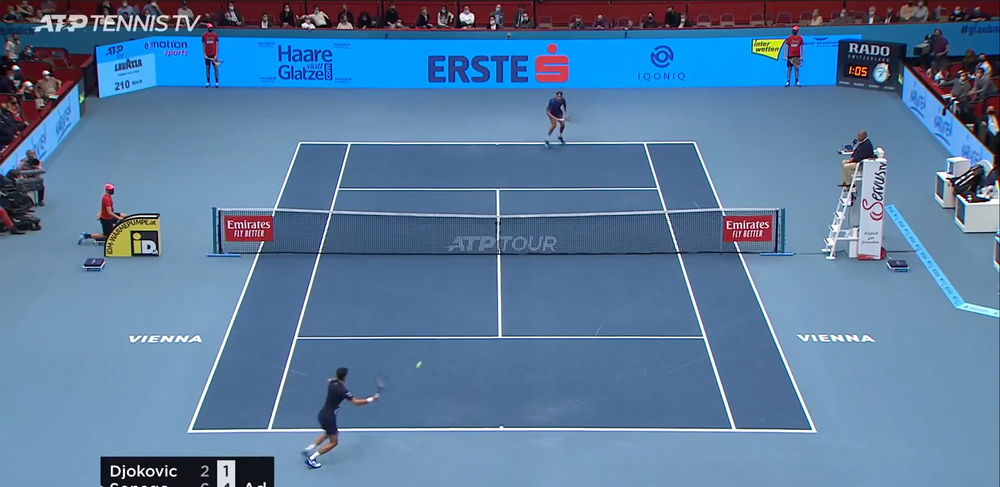
#> input picture input_videos/image (5).png, 1000 x 487 px, shrunk from 2471 x 1204 before the run
$ python -i find_intersections.py   (imports and definitions only)
#> lines starting #> are read from the running program, lines starting #| are printed output that depends on the picture
#> further down, picture is the input picture: shape (487, 1000, 3); mean B, G, R 158.8, 123.3, 89.6
import cv2
import numpy as np


def find_intersection(lines):
    if len(lines) < 2:
        return None
    A = []
    B = []
    for line in lines:
        for x1, y1, x2, y2 in line:
            A.append([y2 - y1, x1 - x2])
            B.append([(y2 - y1) * x1 + (x1 - x2) * y1])
    A = np.array(A)
    B = np.array(B)
    intersection = np.linalg.lstsq(A, B, rcond=None)[0]
    return int(intersection[0]), int(intersection[1])

def get_coords(image):
    gray = cv2.cvtColor(image, cv2.COLOR_BGR2GRAY)
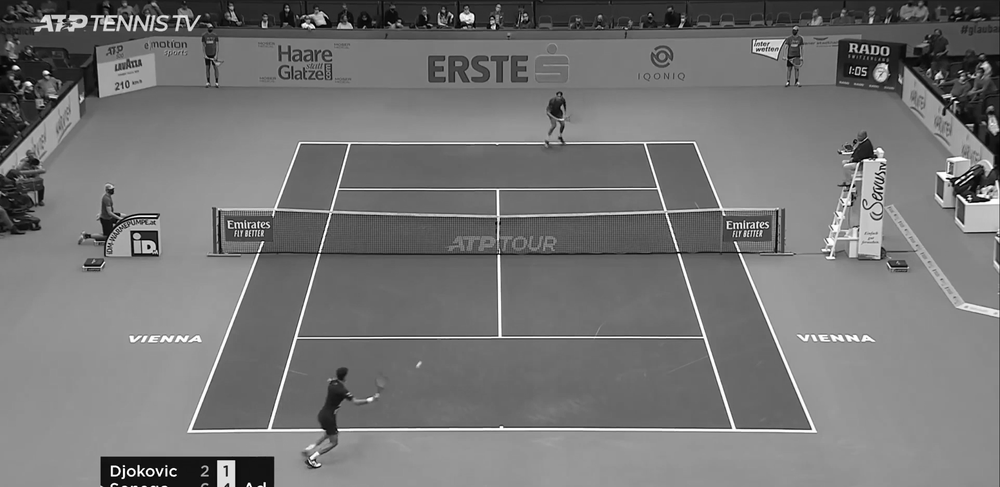
#> gray: shape (487, 1000); min 0, max 255, mean 117.3

    gray = cv2.GaussianBlur(gray, (5, 5), 0)

    edges = cv2.Canny(gray,100, 200, apertureSize=3)
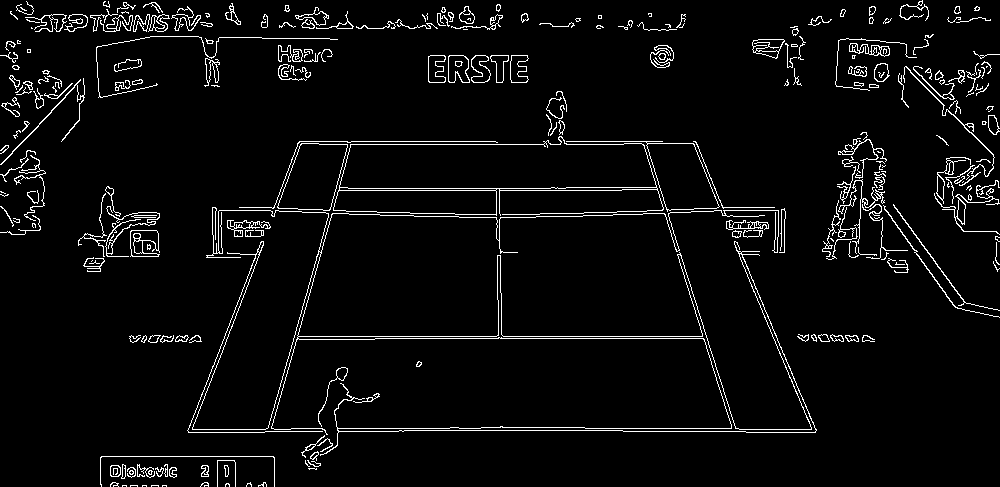
#> edges: shape (487, 1000); 4.4% white in thin lines or dots

    lines = cv2.HoughLinesP(edges, 1, np.pi / 180, 1, minLineLength=10, maxLineGap=1)
#> lines = 216 rows, first 6: [103, 262, 103, 246], [64, 138, 77, 121], [584, 212, 598, 212], [554, 336, 598, 336], [140, 224, 154, 221], [967, 202, 984, 202]

    intersection = find_intersection(lines)
#> the loop in find_intersection, `for line in lines:` made 216 passes
#> after the loop in find_intersection, `for line in lines:`: A = 216 pairs, first value -142 to 77, second value -229 to 0; B = 216 items, first 6: [-1648], [-2882], [-2968], [-14784], [-3556], [-3434]
#> in find_intersection, `B = np.array(B)`: B = 216 values, max 52055 at index 113, min -93740 at index 53, mean -3163.3
#> in find_intersection, `intersection = np.linalg.lstsq(A, B, rcond=None)[0]`: intersection = [489.1, 261.6]
#> intersection = (489, 261)

>>> import cv2
>>> picture = cv2.imread('../input_videos/image (5).png')
>>> result = get_coords(picture)
